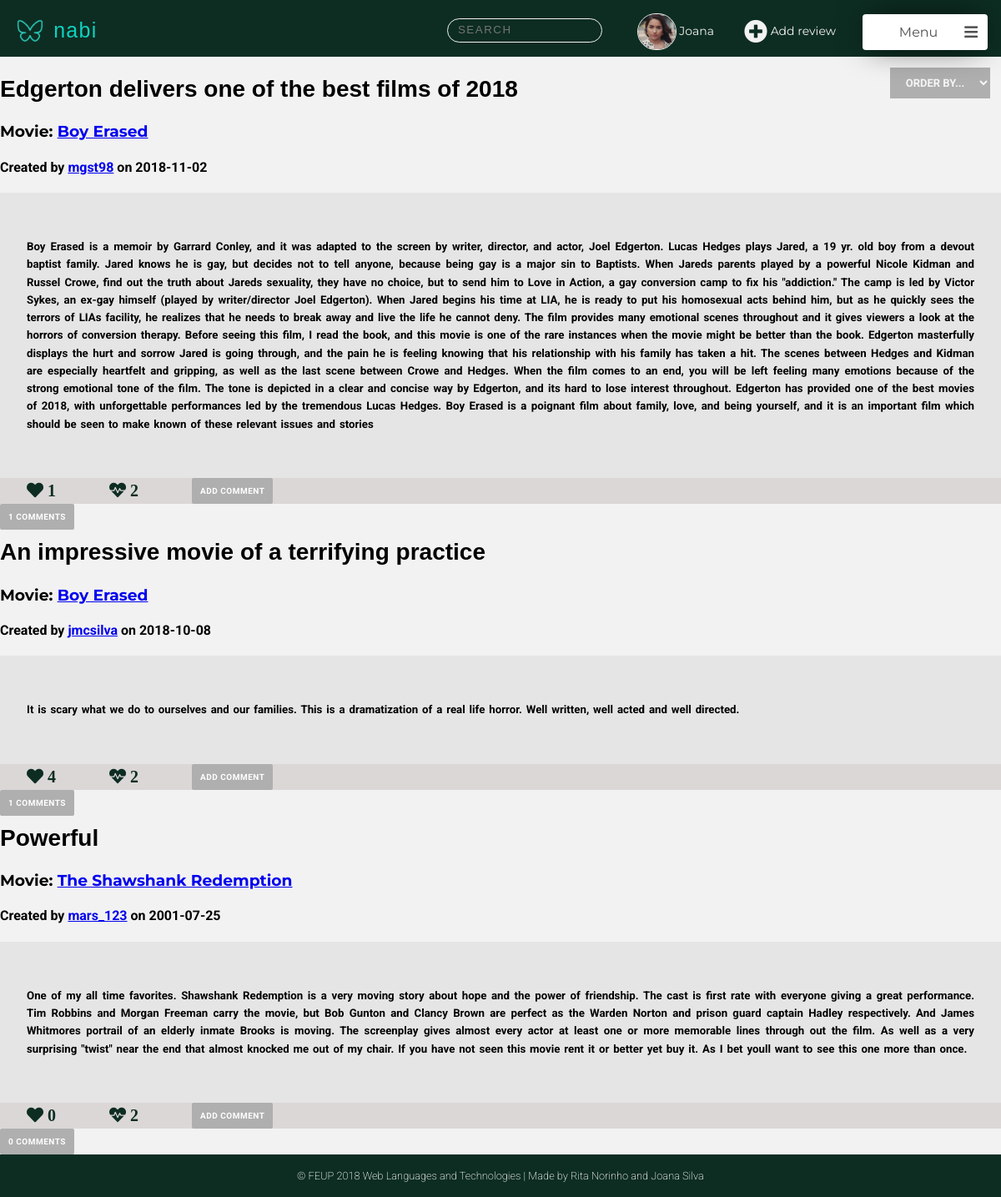
The app's page /pages/main_page.php (signed in) with its own data.
### tables this page shows
CREATE TABLE User (
    ID        INTEGER PRIMARY KEY AUTOINCREMENT,
    FirstName STRING NOT NULL,
    LastName  STRING NOT NULL,
    Username  STRING UNIQUE NOT NULL,
    Gender    STRING NOT NULL,
    Birthday  DATE NOT NULL,
    Country   STRING NOT NULL,
    Email     STRING UNIQUE NOT NULL,
    Password  CHAR (256) NOT NULL,  
    Photo     STRING DEFAULT "default.jpg",
    Points    INTEGER
    
);

CREATE TABLE Review (
    ID          INTEGER PRIMARY KEY AUTOINCREMENT,
    Title       STRING  NOT NULL,
    UserID      INTEGER REFERENCES User(ID) ON DELETE CASCADE,
    MovieID     INTEGER REFERENCES Movie(ID) ON DELETE CASCADE,
    ReviewDate  DATE NOT NULL,
    Description STRING NOT NULL
    
);

### pages/main_page.php (called while the page is built, shortened)
<?php
    include_once('../templates/common/tpl_header.php');
    include_once('../templates/tpl_draw_reviews.php');
    include_once('../templates/tpl_main_page.php');
    include_once('../templates/common/tpl_footer.php');
    include_once('../templates/common/tpl_nav_bar.php');
    include_once('../database/db_reviews.php');
    include_once('../database/db_user.php');
    $all_reviews=getAllReviews();
    $user_info = getUserInfo($_SESSION['username']);
    foreach ($all_reviews as $k => $review){
        $all_reviews[$k]['MovieName'] = getMovieName($review['MovieID']);
        $all_reviews[$k]['UserName'] = getUsername($review['UserID']);
        $all_reviews[$k]['NumberComments']=getNumberComments($review['ID'],$review['UserID']);
        $all_reviews[$k]['Heart'] = getLikesReview($review['ID']);
        $all_reviews[$k]['Dislike'] = getDisLikesReview($review['ID']);
        $all_reviews[$k]['Comments']=getCommentsReview($review['ID']);
        foreach($all_reviews[$k]['Comments'] as $j => $comment){
            $all_reviews[$k]['Comments'][$j]['Username']=getUsername($comment['UserID']);
            $all_reviews[$k]['Comments'][$j]['Likes']=getLikesComment($comment['ID']);
            $all_reviews[$k]['Comments'][$j]['Dislikes']=getDislikesComment($comment['ID']);
        }
    }
    $allMovies=getAllMovies();
    $allReviews=getAllReviews();
    $allMoviesAndReviews = array('movies'=> $allMovies,'reviews'=>$allReviews);
    draw_feed($user_info,$all_reviews,$allMoviesAndReviews);
?>

### database/db_user.php (called while the page is built, shortened)
<?php
  function getID($username) {
    $db = Database::instance()->db();
    try {
      $stmt = $db->prepare('SELECT ID FROM User WHERE username = ?');
      $stmt->execute(array($username));
      if($row = $stmt->fetch()){
        return $row['ID'];
      }
    }catch(PDOException $e) {
      return -1;
    }
  }
  function getUserFirstName($username) {
    $db = Database::instance()->db();
    try {
    $stmt = $db->prepare('SELECT FirstName FROM User WHERE username = ?');
    $stmt->execute(array($username));
    if($row = $stmt->fetch()){
      return $row['FirstName'];
    }
    }catch(PDOException $e) {
      return -1;
    }
  }
?>

### database/db_reviews.php (called while the page is built, shortened)
<?php
function getAllReviews(){
    try{
        $db = Database::instance()->db();
        $stmt = $db->prepare('SELECT * FROM Review ORDER BY ReviewDate DESC');
        $stmt->execute();
        $allReviews= $stmt->fetchAll();
        return $allReviews;
    }catch(PDOException $e) {
        return -1;
    }
}
?>

### templates/tpl_draw_reviews.php (the view, shortened to what this page needs)
<body>
    <?php function draw_reviews($reviews){?>
     <select name="orderBy" class="orderBy" >
        <option value="0" > Order By...</option>
    </select>
    <?php foreach($reviews as $review){?>
        <article data-id="<?=$review['ID']?>" user-id="<?=$review['UserID']?>">
        <div class="review_info">
             <h2><?=$review['Title']?> </h2>
            <h3> Movie: <a href="movie.php?movie_id=<?php echo htmlentities($review['MovieID'])?>"><?=$review['MovieName']?></a> </h3>
            <h4> Created by
            <a href="profile.php?username=<?php echo htmlentities($review['UserName'])?>"><?=$review['UserName']?></a>
            on <?=$review['ReviewDate']?></h4>
        </div>
        <div class="review_content">
            <h5><?=$review['Description']?></h5>
        </div>
        <div class="review_options">
            <ul class="review_nav">
              <li>
                <div class="likes">
                    <span id="review_likes" class="fas fa-heart" >
                    <?=$review['Heart']?></span>
                </div>
              </li>
              <li>
                <div class="dislikes">
                    <span id="review_dislikes" class="fas fa-heartbeat">
                    <?=$review['Dislike']?></span>
                </div>
              </li>
              <li>
              <input type="button"  name="addComment" value="Add Comment">
              </li>
             </ul>
        </div>
         <div class="comments">
         <input type="button" value="<?=$review['NumberComments']?> Comments">
            <br>
        </div>
        </article>
        <?php }?>
    <?php }?>

### templates/common/tpl_nav_bar.php (shortened to what this page needs)
<?php function draw_nav($userinfo,$allMoviesAndReviews){ ?>
<ul class="feed_nav">
<li>
<div class="nav_logo">
 <a href="main_page.php"><p>  <img src="../assets/mininabi.png" alt="Nabi logo (butterfly)" width="40" height="40"> nabi </p> </a>
</div>
</li>
<li>
<div class="search_container">
   <input class="search_input" type="text" onkeyup="searchFunction()" placeholder="Search">
</div>
</li>
<li>  <a class="profile_nav_btn" href="profile.php">
<?php if(!(file_exists("../assets/profilePhotos/".getID($_SESSION['username']).".jpg"))){ ?>
   <img src="../assets/profilePhotos/default.jpg" width="100" height="100" alt="profile avatar">
<?php } else{ ?>
   <img src="../assets/profilePhotos/<?=getID($_SESSION['username'])?>.jpg" width="100" height="100" alt="profile avatar">
<?php } ?>
<?php echo htmlentities(getUserFirstName($_SESSION['username'])) ?>
</a> </li>
<li> <a class="add_review_btn" onclick="openBox('Add Review')"> <span class="fas fa-plus-circle"></span> Add review </a> </li>
<li>
<div class="menu">
   <div class="title" onclick="show_dropdown_menu()"> Menu <span class="fa fa-bars"></span> <div class="arrow"> </div> </div>
</div>
</li>
</ul>
<?php } ?>

### css/style.css (style rules this page uses)
html { height:100% ; padding:0; margin:0; width: 100%; }
body { margin: 0 auto; height:100% ; width: 100%; font-family: 'Roboto', sans-serif; --bg-color-dark: #0D2D22; --bg-color-light: #0ED1C1; --panel-color: #FFFFFF; --logo-font-color: #00311D; --input-color: #f2f2f2; --bg-color-nav:rgba(14, 209, 193, 0.548); --bg-color-sidenav:rgba(177, 171, 171, 0.932); --color-buttons:rgb(175, 175, 175); background-image: url('../assets/background.jpg'); background-position: center; background-attachment: fixed; background-repeat: no-repeat; background-size: cover; }
.profile_header p, .feed_header p, .movie_header p, .about_header p { text-align: left; font-family: 'Candara',sans-serif; font-size: 25px; margin: 0; letter-spacing: 0.05em; color: var(--bg-color-light); padding: 0; margin-right: 0; }
.profile_header p img, .feed_header p img, .movie_header p img, .about_header p img { vertical-align: middle; }
.edit_profile a , .Reviews p a,.Reviews p button, .upload_photo .file_btn, .upload_photo input[type="submit"], .Reviews input[type="submit"], .edit_profile input[type="submit"], .comments input[type="submit"], .popup input[type="submit"], .popup input[type="button"], .review_options input[type="button"], .movie_info a, .comments input[type="button"] { float: right; letter-spacing: 0.05em; font-family: 'Roboto','sans-serif'; text-transform: uppercase; text-decoration: none; font-weight: bold; background: var(--color-buttons); padding: 10px; color: var(--panel-color); font-size: 10px; border-radius: 2px; }
.search_container { width: 160px; margin: 0; float: right; margin-right: 2em; margin-bottom: 0.2em; font-family: 'Raleway', sans-serif; }
.search_input { width: 100%; padding:4.5px 12px; background-color: transparent; transition: transform 250ms ease-in-out; font-size: 12x; line-height: 18px; color: var(--input-color); background-color: transparent; background-image: url(http://mihaeltomic.com/codepen/input-search/ic_search_black_24px.svg); background-repeat: no-repeat; background-size: 16px 16px; background-position: 95% center; border-radius: 50px; border: 1px solid var(--input-color); transition: all 250ms ease-in-out; backface-visibility: hidden; transform-style: preserve-3d; }
.search_input::placeholder { color: color(#7e7e7c8f a(0.8)); text-transform: uppercase; letter-spacing: 1.5px; }
.review_info h2 { font-family: 'Candara', sans-serif; font-weight: bold; font-size: 28px; }
.review_info h3 { font-family: 'Montserrat', sans-serif; }
.review_content { margin: 0; font-family: 'Roboto', sans-serif; background-color: #d8d5d579; font-size: 16px; font-weight: 200; word-spacing: 0.1em; padding: 2em; line-height: 1.6; text-align: justify; }
.review_options { background-color: #c0b8b879; }
.feed_nav { display: flex; margin: 0; padding: 0; justify-content: flex-start; align-items: center; }
.feed_nav li { text-decoration: none; display: block; padding: 1em; color: var(--input-color); padding-bottom: 0.5em; min-width: 100px; }
.feed_nav :first-child { flex-grow: 1; }
.nav_logo a:link { text-decoration: none; }
a.profile_nav_btn img { width:3.2em; height: 3em; object-fit: cover; border: 1px solid var(--input-color); border-radius: 5em; vertical-align: middle; }
.profile_nav_btn, .add_review_btn { text-decoration: none; font-family: 'Montserrat', sans-serif; font-size: 14px; color: var(--input-color);; }
.add_review_btn span { font-size: 2em; text-decoration: none; color: var(--input-color); vertical-align: middle; }
.menu { width:150px; cursor:pointer; z-index: 1; font-family: 'Montserrat', sans-serif; padding:0; margin-bottom: 0; }
.title { width:100%; box-sizing:border-box; background:#fff; padding:12px; border-radius:4px; position:relative; box-shadow:0 0 40px -10px #000; color:#505050; }
.menu span { float:right; font-size:18px; }
.review_nav { display: flex; margin: 0; padding: 0; justify-content:flex-start; align-items: center; }
.review_options input[type="button"] { border: none; }
.review_nav li { text-decoration: none; display: block; padding-right: 2em; padding-left: 2em; }
#review_likes, #review_dislikes { font-size: 20px; color: var(--bg-color-dark); }
.comments input[type="button"] { float: left; border: none; }
.orderBy { border:0; margin: 1em; float: right; padding: 10px 0px; cursor: pointer; width: 10%; outline: 0; background:var(--color-buttons); margin-top:1em; color: whitesmoke; font-family: 'Roboto', sans-serif; text-transform: uppercase; font-weight: bold; text-align: center; font-size: 13px; }

### records on screen
user: FirstName "Joana"
review: Title "Edgerton delivers one of the best films of 2018", MovieName "Boy Erased", UserName "mgst98", ReviewDate "2018-11-02", Description "Boy Erased is a memoir by Garrard Conley, and it was adapted to the screen by writer, director, and actor, Joel Edgerton. Lucas Hedges plays Jared, a 19 yr. old boy from a devout baptist family. Jared knows he is gay, but decides not to tell anyone, because being gay is a major sin to Baptists. When Jareds parents played by a powerful Nicole Kidman and Russel Crowe, find out the truth about Jareds sexuality, they have no choice, but to send him to Love in Action, a gay conversion camp to fix his \"addiction.\" The camp is led by Victor Sykes, an ex-gay himself (played by writer/director Joel Edgerton). When Jared begins his time at LIA, he is ready to put his homosexual acts behind him, but…", Heart "1", Dislike "2"
review: Title "An impressive movie of a terrifying practice", MovieName "Boy Erased", UserName "jmcsilva", ReviewDate "2018-10-08", Description "It is scary what we do to ourselves and our families. This is a dramatization of a real life horror. Well written, well acted and well directed.", Heart "4", Dislike "2"
review: Title "Powerful", MovieName "The Shawshank Redemption", UserName "mars_123", ReviewDate "2001-07-25", Description "One of my all time favorites. Shawshank Redemption is a very moving story about hope and the power of friendship. The cast is first rate with everyone giving a great performance. Tim Robbins and Morgan Freeman carry the movie, but Bob Gunton and Clancy Brown are perfect as the Warden Norton and prison guard captain Hadley respectively. And James Whitmores portrail of an elderly inmate Brooks is moving. The screenplay gives almost every actor at least one or more memorable lines through out the film. As well as a very surprising \"twist\" near the end that almost knocked me out of my chair. If you have not seen this movie rent it or better yet buy it. As I bet youll want to see this one more…", Heart "0", Dislike "2"
